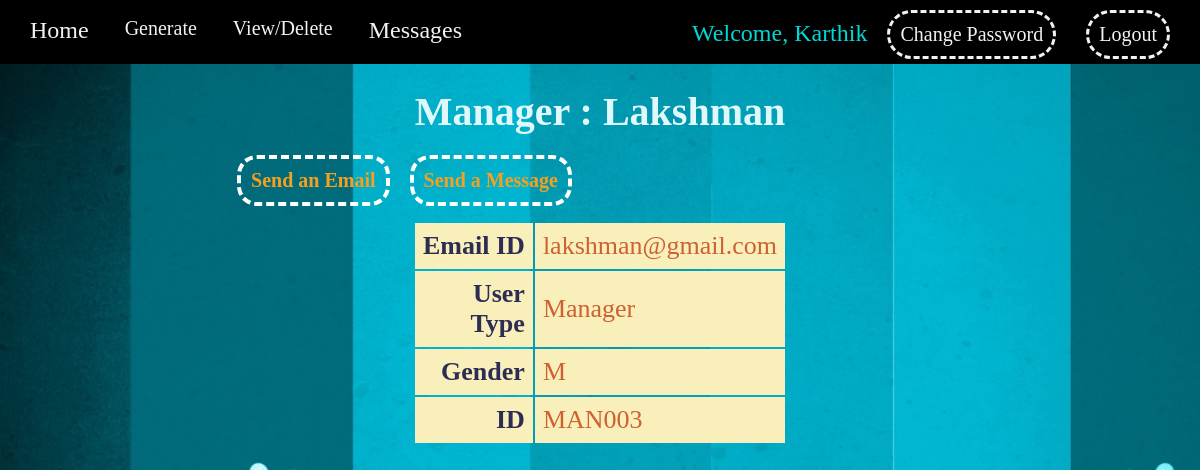
Page /users/profile/21 (signed in) on the committed database.
### users/models.py (models this page shows, shortened)
class User(AbstractBaseUser, PermissionsMixin):  # PermissionsMixin to include the permission parameters of User model
	email = models.EmailField(unique=True,default=None,null = False)
	name = models.CharField(max_length=20,null=True,default="")
	is_staff = models.BooleanField(default=False)
	is_superuser = models.BooleanField(default=False)
	USERNAME_FIELD = "email"   # Email is used as the username
	EMAIL_FIELD = "email"
	REQUIRED_FIELDS = ["name"]       # Username and password are automatically required fields
	class Meta:
		ordering = ["email"]
		verbose_name = "user"
	objects = UserManager()    # Declaring the Manager Class

class EmployeeID(models.Model):
	emp_id = models.CharField(max_length=10, primary_key=True, default=None)
	emp_type = models.CharField(max_length=10, null=False, default=None)
	creator = models.ForeignKey(User, related_name="id_creator", on_delete=models.CASCADE, default=None, null=True)
	assignee = models.ForeignKey(User, related_name="id_assignee", on_delete=models.SET_NULL, default=None, null=True)
	class Meta:
		ordering = ["emp_id"]
		verbose_name = "employee id"
	def __str__(self):
		return self.emp_id

### users/views.py (the view, shortened to what this page needs)
# urls.py: path('profile', ViewUserProfile.as_view(), name="ViewProfile"),
@method_decorator(login_required, name='dispatch')
class ViewUserProfile(View):
	template = "users/Profile.html"
	resolve_gender = {"M":"Male","F":"Female"}
	def get(self, request, user_id, *args, **kwargs):
		try:
		    targetUser = list(User.objects.filter(id=user_id))[0]        # User to be displayed
		except IndexError:
		    messages.add_message(request, messages.ERROR, "User Could Not Be Found!")
		    return HttpResponseRedirect(reverse('home'))
		targetGroup=list(Group.objects.filter(user=targetUser))[0].name   # Group of user to be displayed
		try:
			if(targetGroup=="CustomerPrivilege"):
				if(request.user.has_perm('users.can_view_customer')):
					targetSpecific = list(Customer.objects.filter(instance=targetUser))[0]  # Customer instance
					typ = "Customer"
					gender = self.resolve_gender[targetSpecific.gender]
					person_id = "Not Applicable"
				else:
					raise ValueError('Permission Denied')
			elif(targetGroup=="ManagerPrivilege"):
				if(request.user.has_perm('users.can_view_employee')):
					targetSpecific = list(Manager.objects.filter(instance=targetUser))[0]  # Manager Instance
					typ = "Manager"
					gender = targetSpecific.gender
					person_id = targetSpecific.emp_id
				else:
					raise ValueError('Permission Denied')
			cont = {"Name":targetUser.name,
		        	"Email":targetUser.email,
		        	"Gender":gender,
		        	"Type":typ,
		        	"ID":person_id,
		        	"UserID":targetUser.id}
		except ValueError as prob:
				val = request.user.get_all_permissions()
				messages.add_message(request, messages.SUCCESS, 'Permission Denied')
				return HttpResponseRedirect(reverse('home'))
		return render(request,self.template,context=cont)

### users/templatetags/extra_tags.py (called while the page is built)
@register.filter(name='has_group')
def has_group(user, group_name):
    group = Group.objects.get(name=group_name)
    if group in user.groups.all():
    	return True
    else:
    	return False

### users/templates/users/Profile.html (shortened to what this page needs)
{% extends "users/base.html" %}
{% block content %}
<center><label class="descriptor">{{Type}} : {{Name}}</label></center>
<center><a href="/messages/open-conv/{{UserID}}" class="sendMess" >Send a Message</a>
<a href="mailto:{{Email}}?&body=Contacted through RoomBooking-Webiste" class="sendMess depend">Send an Email</a></center>
<center><table class="UserDisplay" border="0">
<tr>
<th>Email ID</th>
<td>{{Email}}</td>
</tr>
<tr>
<th>User<br />Type </th>
<td>{{Type}}</td>
</tr>
<tr>
<th>Gender </th>
<td>{{Gender}}</td>
</tr>
<tr>
<th>ID</th>
<td>{{ID}}</td>
</tr>
</table></center>
{% endblock %}

### users/templates/users/base.html (shortened to what this page needs)
<html>
<head>
{% load static %}
{% load extra_tags %}
<link rel="stylesheet" type="text/css" href="{% static 'messenger/style.css' %}">
</head>
<body>
<div class="topbar">
<a class="left" href="/" style="margin-left:20px;">Home</a>
{% if user.is_authenticated %}
{% if request.user|has_group:"CustomerPrivilege" %}    <!Customer User!>
<div class="dropdown left">
<a class="dropbtn">View/Modify</a>
<div class="dropdown-content">
<a href=""></a>
<a href="/cust/manage-reserve">Reservations</a>
</div>
</div>
<div class="dropdown left">
<a class="dropbtn">Reserve</a>
<div class="dropdown-content"><a href=""></a>
<a href=""></a>
<a href="/cust/find-slot">Room-Slot</a>
</div>
</div>
{% else %}                                      <!Admin User!>
<div class="dropdown left">
<a class="dropbtn">Generate</a>
</div>
<div class="dropdown left">
<a class="dropbtn">View/Delete</a>
</div>
{%endif%}
<a class="left" href="/messages/view-messages">Messages</a>
<a href="/users/logout" class="right rounded" >Logout</a>
<a href="/users/change-pwd" class="right rounded" >Change Password</a>
<label class="right welcome">Welcome, {{request.user.name}}</label>
{%endif%}
</div>
{% block content %}
{% endblock %}
</body>
</html>

### messenger/static/messenger/style.css (style rules this page uses)
html { color:green; }
body { background-attachment:fixed; background-image:url("Images/mainBackground.png"); background-repeat:no-repeat; background-size:cover; }
.topbar { position:fixed; width:100%; left:0; top:0; z-index:99; margin-top:0px; background-color: #000000; overflow: visible; height:8% }
label.welcome { color:#00d8d6; font-size:24px; font-face:Helvetica; padding:10px; margin:10px; }
.topbar a { color: #f2f2f2; text-align: center; padding: 10px 10px 10px 10px; text-decoration: none; font-family:Georgia; overflow:visible; }
.left { float:left; font-size:24px; margin-top:7px; margin-right:16px; }
.dropbtn { float:left; color: #f2f2f2; text-align: center; padding: 10px 10px 10px 10px; text-decoration: none; font-size: 20px; font-family:Georgia; overflow:visible; }
.dropdown { position: relative; display: inline-block; }
.rounded { font-size: 20px; border-style:dashed; border-radius:30px; padding:2px; margin-right:30px; margin-top:10px; }
.right { float:right; }
label.descriptor { position: relative; top: 80px; font-weight:bold; margin-top:60px; font-family:Halvetica; font-size:40px; z-axis = 1; color:#dff9fb; }
table.UserDisplay { margin-top:14%; }
table.UserDisplay td { font-size:26px; font-family:Georgia; padding:8px; text-align:left; color:#cd6133; background-color:#F8EFBA; }
table.UserDisplay th { color:#2c2c54; font-size:26px; font-family:Georgia; padding:8px; text-align:right; background-color:#F8EFBA; }
a.sendMess { float:right; background-color:transparent; border-style:dashed; border-color:#ffffff; border-width:4px; border-radius:20px; font-size:20px; font-family:calibri; padding:10px; border-width:4px; color:#F79F1F; font-weight:bold; text-decoration:none; margin-top:100px; margin-right:620px; }
a.sendMess.depend { margin-right:20px; }

### rows in the picture
User: user.name "Karthik"
EmployeeID: emp_type "Manager", emp_id "MAN003"
User: name "Lakshman", email "lakshman@gmail.com"

### other values in the picture
{{ Gender }} "M"
